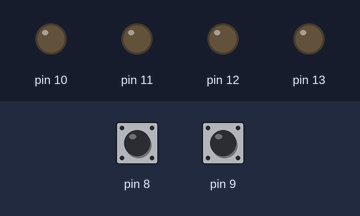
Recording of a sketch running on a simulated Arduino Uno, built with avr-gcc and run on an emulated ATmega328P. Shown: output pins drawn as LEDs (lit = HIGH). Dashed ring = blinking. The test bench sets the inputs (shaded band); at power-on: pin 8 HIGH, pin 9 HIGH.

Above: at 1.2 s.
1.3 s: pin 8 pulled LOW for 0.15 s
At 1.45 s:
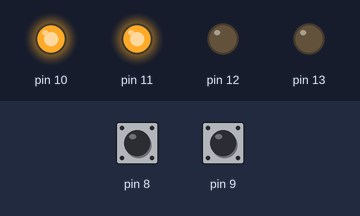
4.3 s: pin 9 pulled LOW for 1 s
At 4.65 s:
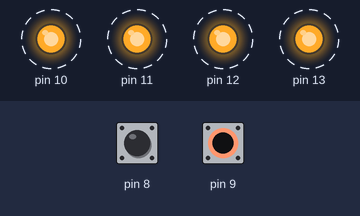
7.3 s: pin 9 pulled LOW for 3.2 s
At 7.55 s:
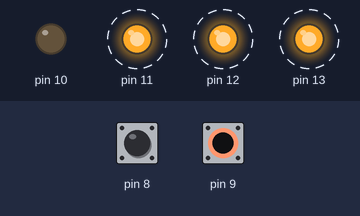
12.0 s: pin 8 pulled LOW for 3.2 s
At 12.25 s:
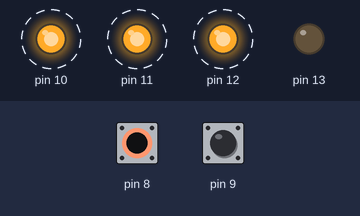
Timing chart, 0 to 16.6 s (numbered marks = the images above; inputs shaded):
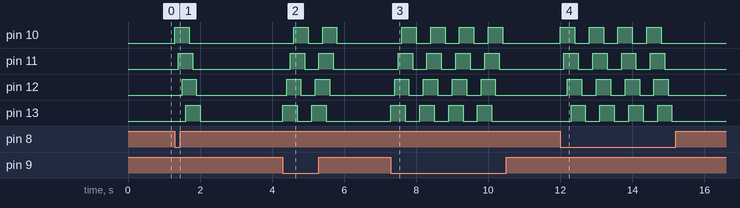

The sketch:

BUTON_DENEME.ino
```cpp
byte i =0;
byte t=100;

void setup() {
  Serial.begin(9600);
  pinMode(13,1);
  pinMode(12,1);
  pinMode(11,1);
  pinMode(10,1);
  pinMode(9,INPUT_PULLUP);
  pinMode(8,INPUT_PULLUP);
}

void loop() {
 if (digitalRead(9)==0)
 {
 digitalWrite(13,1); delay(t);
 digitalWrite(12,1); delay(t);
 digitalWrite(11,1); delay(t);
 digitalWrite(10,1); delay(t);
 digitalWrite(13,0); delay(t);
 digitalWrite(12,0); delay(t);
 digitalWrite(11,0); delay(t);
 digitalWrite(10,0); delay(t);
 }

 if (digitalRead(8)==0){
  digitalWrite(10,1);delay(t);
  digitalWrite(11,1);delay(t);
  digitalWrite(12,1);delay(t);
  digitalWrite(13,1);delay(t);
  digitalWrite(10,0);delay(t);
  digitalWrite(11,0);delay(t);
  digitalWrite(12,0);delay(t);
  digitalWrite(13,0);delay(t);
 }
  else

digitalWrite(13,0);
 digitalWrite(12,0);
 digitalWrite(11,0);
 digitalWrite(10,0);
}
```

Measured:
- after the input at 1.3 s, pin 10: LOW → HIGH at once, → LOW 0.40 s later; pin 11: LOW → HIGH after 0.10 s, → LOW 0.40 s later; pin 12: LOW → HIGH after 0.20 s, → LOW 0.40 s later; pin 13: LOW → HIGH after 0.30 s, → LOW 0.40 s later
- after the input at 4.3 s, pin 10: alternates HIGH for 0.40 s and LOW for 0.40 s, 4 changes in all, then stays LOW, starting after 0.30 s; pin 11: alternates HIGH for 0.40 s and LOW for 0.40 s, 4 changes in all, then stays LOW, starting after 0.20 s
- after the input at 7.3 s, pin 10: alternates HIGH for 0.40 s and LOW for 0.40 s, 8 changes in all, then stays LOW, starting after 0.30 s; pin 11: alternates HIGH for 0.40 s and LOW for 0.40 s, 8 changes in all, then stays LOW, starting after 0.20 s
- after the input at 12.0 s, pin 10: alternates HIGH for 0.40 s and LOW for 0.40 s, 8 changes in all, then stays LOW, starting at once; pin 11: alternates HIGH for 0.40 s and LOW for 0.40 s, 8 changes in all, then stays LOW, starting after 0.10 s
